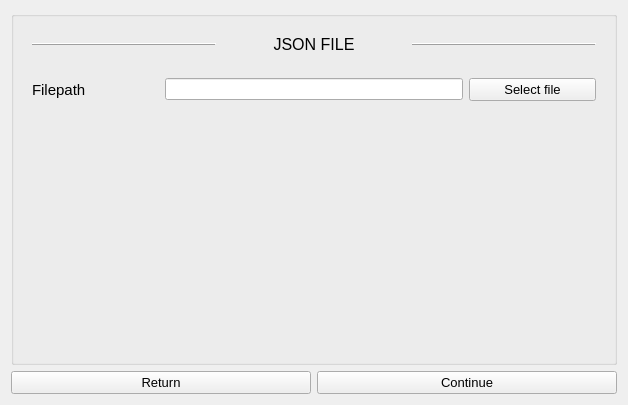
<?xml version="1.0" encoding="UTF-8"?>
<ui version="4.0">
 <class>JSON_window</class>
 <widget class="QWidget" name="JSON_window">
  <property name="geometry">
   <rect>
    <x>0</x>
    <y>0</y>
    <width>628</width>
    <height>405</height>
   </rect>
  </property>
  <property name="windowTitle">
   <string>VIPCALs</string>
  </property>
  <layout class="QGridLayout" name="gridLayout">
   <item row="1" column="0">
    <widget class="QPushButton" name="return_button">
     <property name="font">
      <font>
       <pointsize>10</pointsize>
      </font>
     </property>
     <property name="text">
      <string>Return</string>
     </property>
    </widget>
   </item>
   <item row="1" column="1">
    <widget class="QPushButton" name="continue_button">
     <property name="font">
      <font>
       <pointsize>10</pointsize>
      </font>
     </property>
     <property name="text">
      <string>Continue</string>
     </property>
    </widget>
   </item>
   <item row="0" column="0" colspan="2">
    <widget class="QGroupBox" name="jsongroup">
     <property name="title">
      <string/>
     </property>
     <layout class="QVBoxLayout" name="verticalLayout">
      <item>
       <widget class="QWidget" name="json_top" native="true">
        <layout class="QHBoxLayout" name="horizontalLayout">
         <item>
          <widget class="QFrame" name="json_line_L">
           <property name="frameShape">
            <enum>QFrame::HLine</enum>
           </property>
           <property name="frameShadow">
            <enum>QFrame::Raised</enum>
           </property>
          </widget>
         </item>
         <item>
          <widget class="QLabel" name="label_2">
           <property name="font">
            <font>
             <pointsize>12</pointsize>
            </font>
           </property>
           <property name="text">
            <string>JSON FILE</string>
           </property>
           <property name="alignment">
            <set>Qt::AlignCenter</set>
           </property>
          </widget>
         </item>
         <item>
          <widget class="QFrame" name="json_line_R">
           <property name="frameShape">
            <enum>QFrame::HLine</enum>
           </property>
           <property name="frameShadow">
            <enum>QFrame::Raised</enum>
           </property>
          </widget>
         </item>
        </layout>
       </widget>
      </item>
      <item>
       <widget class="QWidget" name="json_bottom" native="true">
        <layout class="QGridLayout" name="gridLayout_2" columnstretch="3,7,3">
         <item row="0" column="0">
          <widget class="QLabel" name="filepath_lbl">
           <property name="font">
            <font>
             <pointsize>11</pointsize>
            </font>
           </property>
           <property name="text">
            <string>Filepath</string>
           </property>
          </widget>
         </item>
         <item row="0" column="1">
          <widget class="QLineEdit" name="filepath_line"/>
         </item>
         <item row="0" column="2">
          <widget class="QPushButton" name="filepath_btn">
           <property name="font">
            <font>
             <pointsize>10</pointsize>
            </font>
           </property>
           <property name="text">
            <string>Select file</string>
           </property>
          </widget>
         </item>
         <item row="1" column="0" colspan="3">
          <spacer name="vspacer">
           <property name="orientation">
            <enum>Qt::Vertical</enum>
           </property>
           <property name="sizeHint" stdset="0">
            <size>
             <width>20</width>
             <height>40</height>
            </size>
           </property>
          </spacer>
         </item>
        </layout>
       </widget>
      </item>
     </layout>
    </widget>
   </item>
  </layout>
 </widget>
 <resources/>
 <connections/>
</ui>
